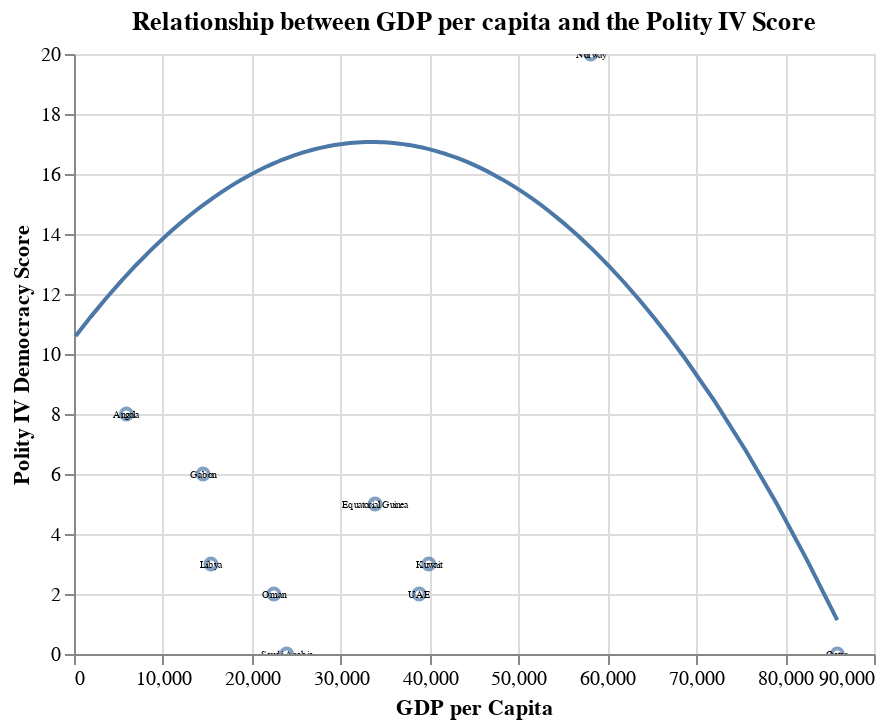

The notebook cell saved with this chart:
### Markdown cell above
---
### Exercise 11

How does the relationship between GDP per capita and Polity look for the oil producers we dropped above?

### Code cell
base = (
    alt.Chart(oil, title="Relationship between GDP per capita and the Polity IV Score")
    .mark_point()
    .encode(
        x=alt.X("gdppcap08", title="GDP per Capita", scale=alt.Scale(zero=False)),
        y=alt.Y("polityIV", title="Polity IV Democracy Score", scale=alt.Scale(zero=False)),
        tooltip="country"
).interactive()
)

text = (alt.Chart(oil)
    .encode(
        x=alt.X("gdppcap08", scale=alt.Scale(zero=False)),
        y="polityIV",
        text="country"
    )
    .mark_text(size=5))

base + fit + text

### Figure 1 — Vega-Lite specification as saved in the notebook (floating-point values rounded to 4 significant figures; data arrays with more than 128 entries replaced by an {"elided": "..."} marker saying what was removed)
{"config": {"view": {"continuousWidth": 400, "continuousHeight": 300}}, "layer": [{"data": {"name": "data-5e46c12fd824e661bd16a58abe8e2087"}, "mark": "point", "encoding": {"tooltip": {"type": "nominal", "field": "country"}, "x": {"type": "quantitative", "field": "gdppcap08", "scale": {"zero": false}, "title": "GDP per Capita"}, "y": {"type": "quantitative", "field": "polityIV", "scale": {"zero": false}, "title": "Polity IV Democracy Score"}}, "selection": {"selector047": {"type": "interval", "bind": "scales", "encodings": ["x", "y"]}}, "title": "Relationship between GDP per capita and the Polity IV Score"}, {"data": {"name": "data-50afffcb03ca16fbefb225cc29275795"}, "mark": "line", "encoding": {"x": {"type": "quantitative", "field": "gdppcap08", "scale": {"zero": false}, "title": "GDP per Capita"}, "y": {"type": "quantitative", "field": "polityIV", "scale": {"zero": false}, "title": "Polity IV Democracy Score"}}, "title": "Relationship between GDP per capita and the Polity IV Score", "transform": [{"on": "gdppcap08", "regression": "polityIV", "method": "quad"}]}, {"data": {"name": "data-5e46c12fd824e661bd16a58abe8e2087"}, "mark": {"type": "text", "size": 5}, "encoding": {"text": {"type": "nominal", "field": "country"}, "x": {"type": "quantitative", "field": "gdppcap08", "scale": {"zero": false}}, "y": {"type": "quantitative", "field": "polityIV"}}}], "$schema": "https://vega.github.io/schema/vega-lite/v4.8.1.json", "datasets": {"data-5e46c12fd824e661bd16a58abe8e2087": [{"country": "Angola", "region": "Africa", "gdppcap08": 5899, "polityIV": 8.0}, {"country": "Equatorial Guinea", "region": "Africa", "gdppcap08": 33873, "polityIV": 5.0}, {"country": "Gabon", "region": "Africa", "gdppcap08": 14527, "polityIV": 6.0}, {"country": "Kuwait", "region": "Middle East", "gdppcap08": 39914, "polityIV": 3.0}, {"country": "Libya", "region": "Middle East", "gdppcap08": 15402, "polityIV": 3.0}, {"country": "Norway", "region": "Scandinavia", "gdppcap08": 58138, "polityIV": 20.0}, {"country": "Oman", "region": "Middle East", "gdppcap08": 22478, "polityIV": 2.0}, {"country": "Qatar", "region": "Middle East", "gdppcap08": 85868, "polityIV": 0.0}, {"country": "Saudi Arabia", "region": "Middle East", "gdppcap08": 23920, "polityIV": 0.0}, {"country": "UAE", "region": "Middle East", "gdppcap08": 38830, "polityIV": 2.0}], "data-50afffcb03ca16fbefb225cc29275795": {"elided": "145 records"}}}
